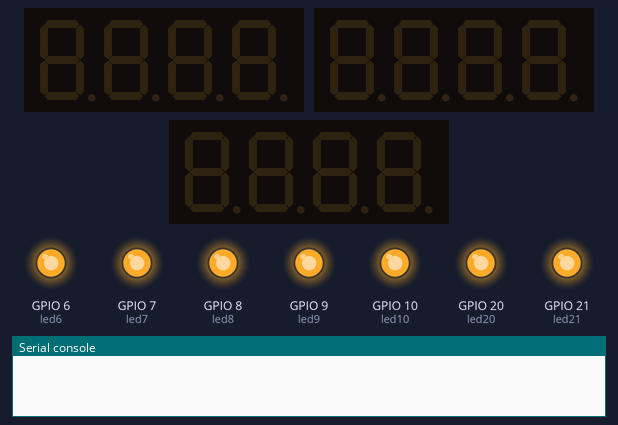
This program was run on a simulated ESP32 board running MicroPython. Shown: 3 × 4-digit seven-segment display, output pins drawn as LEDs (lit = HIGH), the last lines printed to the serial console. WiFi joins after 1.5 s; web requests get an empty 200 reply after 0.4 s; outgoing connections fail; library files of the repository ran but are not shown: tm1637.py; pins used as bus, display or sensor lines are not drawn.

Above: at 0.1 s.
At 3.2 s:
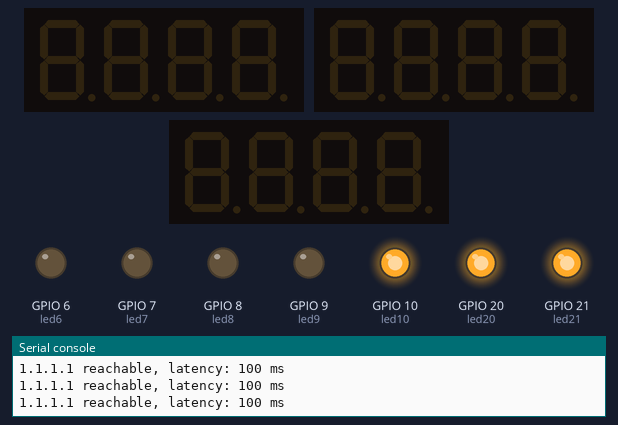
Timing chart, 0 to 4.7 s (numbered marks = the images above):
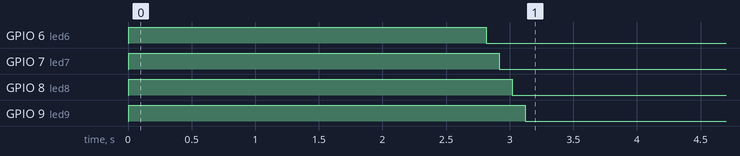

The program:

RA_StatusMonitor.py
```python
# Room Alert ESP32 Monitor V4.2
# Andrew Bowman 2026
# https://docs.sunfounder.com/projects/umsk/en/latest/04_pi_pico/pico_lesson26_lcd.html
# https://microcontrollerslab.com/micropython-openweathermap-api-esp32-esp8266-sensorless-weather-station/
# AI assistance from Copilot was used in the creation of this.
import time
import socket
import tm1637
import _thread
from machine import Pin
tm = [
    tm1637.TM1637(clk=Pin(1), dio=Pin(0)),
    tm1637.TM1637(clk=Pin(3), dio=Pin(2)),
    tm1637.TM1637(clk=Pin(5), dio=Pin(4))
]

try:
  import urequests as requests
except:
  import requests

try:
  import ujson as json
except:
  import json

import network

import esp
esp.osdebug(None)

import gc
gc.collect()

led6 = Pin(6, Pin.OUT)
led7 = Pin(7, Pin.OUT)
led8 = Pin(8, Pin.OUT)
led9 = Pin(9, Pin.OUT)
led10 = Pin(10, Pin.OUT)
led20 = Pin(20, Pin.OUT)
led21 = Pin(21, Pin.OUT)

led6.value(1)
led7.value(1)
led8.value(1)
led9.value(1)
led10.value(1)
led20.value(1)
led21.value(1)

with open("config.json") as f:
    config = json.load(f)
RA_URLs = []
for entry in config["RA_URLs"]:
    RA_URLs.append({
        "url": entry["url"],
        "location": entry["location"]
    })
PING_URLs = []
for entry in config["PING_TARGETS"]:
    PING_URLs.append({
        "url": entry["url"],
        "port": entry["port"],
        "led": Pin(entry["led"], Pin.OUT)
    })
ssid = config["wifi"]["ssid"]
password = config["wifi"]["password"]

station = network.WLAN(network.STA_IF)

station.active(True)
station.connect(ssid, password)

while station.isconnected() == False:
  pass

print('Connection successful')
print(station.ifconfig())


def print_temp(display, f):

    if f < -9.9:
        display.show('lo')
        return
    if f > 99.9:
        display.show('hi')
        return
    raw = "{:4.2f}".format(f)   # e.g. "67.7"     # Format with one decimal
    dot_pos = raw.index('.')    # e.g. 2     # Find decimal BEFORE removing it
    s = raw.replace('.', '')    # "677"     # Remove the dot
    segs = display.encode_string(s)     # Encode the digits (3 digits + 1 blank)
    segs[dot_pos - 1] |= 0x80     # Add decimal point to the correct digit
    segs[-1] = 0b01110001      # Replace last digit with raw segment pattern for 'F'
    display.write(segs)     # Write raw segments directly

def tcp_ping(host, port=80, timeout=2000):
    addr = socket.getaddrinfo(host, port)[0][-1]
    s = socket.socket()
    s.settimeout(timeout / 1000)

    start = time.ticks_ms()
    try:
        s.connect(addr)
        s.close()
        return True, time.ticks_diff(time.ticks_ms(), start)
    except Exception as e:
        return False, str(e)
    finally:
        s.close()

while(1):
    for i, entry in enumerate(RA_URLs):
        url = entry["url"]
        location = entry["location"]

        RA_data = requests.get(url)
        RA_text = RA_data.text
        RA_data.close()
        del RA_data
        gc.collect()
        #print(RA_data.text)
        marker = "                                            <b>" #Find this on line 265 in the Room Alert HTML.  The Temp is right after it.
        start = RA_text.find(marker)

        if start != -1:
            start += len(marker)
            end = RA_text.find("°F", start)
            Temp = float(RA_text[start:end].strip())
            print(location," temperature:", Temp)
            print_temp(tm[i],Temp)
        else:
            print("Temperature not found")

    for entry in PING_URLs:
            host = entry["url"]
            port = entry["port"]
            led = entry["led"]
            ok, info = tcp_ping(host, port)
            if ok:
                print(host, "reachable, latency:", info, "ms")
                led.value(0)
            else:
                print(host, "UNREACHABLE:", info)
                led.value(1)

    time.sleep(60)
```

Measured:
- by itself, GPIO 6 (led6): HIGH → LOW at 2.8 s
- by itself, GPIO 7 (led7): HIGH → LOW at 2.9 s
- by itself, GPIO 8 (led8): HIGH → LOW at 3.0 s
- by itself, GPIO 9 (led9): HIGH → LOW at 3.1 s
